Frame 1 (no input): blank canvas, image omitted
Frame 60 (no input): blank canvas, image omitted
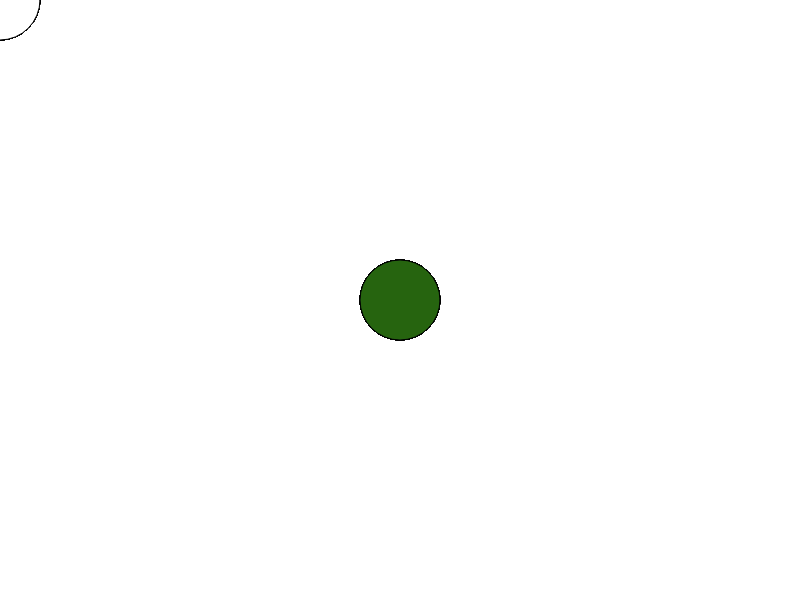
Frame 120 (the mouse pressed at the canvas centre since frame 60)

The p5.js sketch whose frames 1 and 60 were blank and that drew this single picture after the mouse press (run headless with seeded random() and noise() and a simulated clock; from frame 60 on, the mouse is pressed at the canvas centre):

// p5.js sketch
// ── sketch.js
function setup() {
  createCanvas(800, 600);
  }

  function draw() {
  if(mouseIsPressed) {
    c = color(random(0, 255), random(0, 255), random(0, 255));
    fill (c); 
  }
  else {
    fill (255)
  } 

ellipse(mouseX, mouseY, 80, 80)
}
